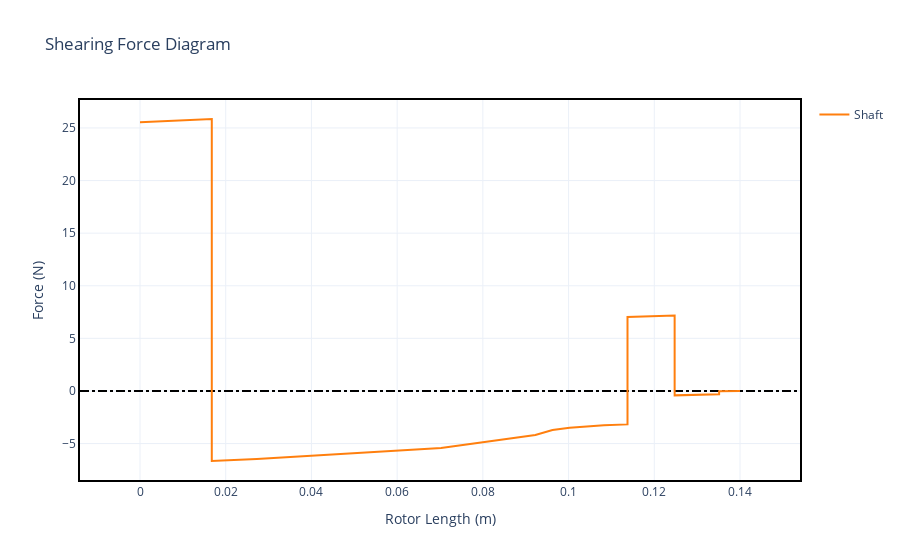

The cell this chart's notebook holds for it:
### Markdown cell above
#### 4.2.3 - Shearing Force

### Code cell
static.plot_shearing_force()

### Figure 1 — Plotly figure (JSON) as saved in the notebook; plotly's stock layout.template omitted (floating-point values rounded to 4 significant figures)
{"data": [{"hoverinfo": "none", "line": {"color": "black", "dash": "dashdot"}, "mode": "lines", "showlegend": false, "type": "scatter", "x": [-0.014, 0.154], "y": [0, 0]}, {"hovertemplate": "Rotor Length (m): %{x:.2f}<br>Shearing Force (N): %{y:.2f}", "legendgroup": "Shaft", "mode": "lines", "name": "Shaft", "showlegend": true, "type": "scatter", "x": [0.0, 0.01675, 0.01675, 0.02725, 0.02725, 0.07025, 0.07025, 0.09225, 0.09225, 0.09625, 0.09625, 0.1003, 0.1003, 0.1083, 0.1083, 0.1138, 0.1138, 0.1193, 0.1193, 0.1248, 0.1248, 0.1303, 0.1303, 0.1351, 0.1351, 0.14], "y": [25.55, 25.85, -6.658, -6.471, -6.471, -5.411, -5.411, -4.191, -4.191, -3.714, -3.714, -3.492, -3.492, -3.253, -3.253, -3.177, 7.025, 7.102, 7.102, 7.178, -0.4187, -0.3424, -0.3424, -0.3232, -0.01922, -1.006e-16]}], "layout": {"title": {"text": "Shearing Force Diagram"}, "xaxis": {"range": [-0.014, 0.154], "title": {"text": "Rotor Length (m)"}}, "yaxis": {"title": {"text": "Force (N)"}}}}
